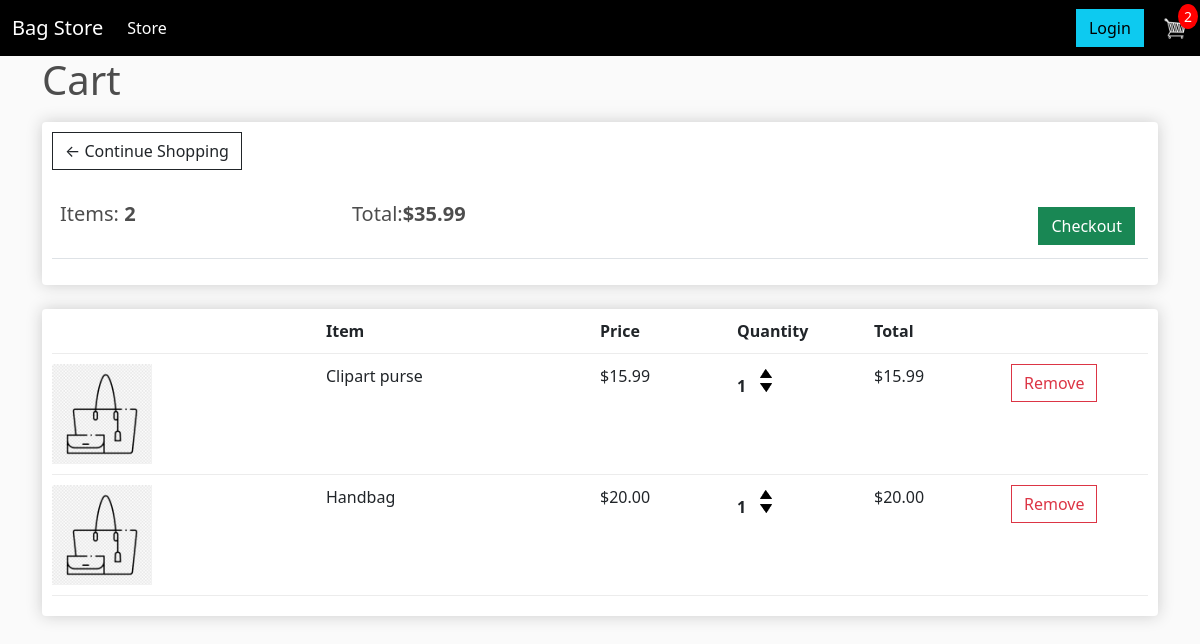
The page /cart/ (signed in) on the database as committed earlier.
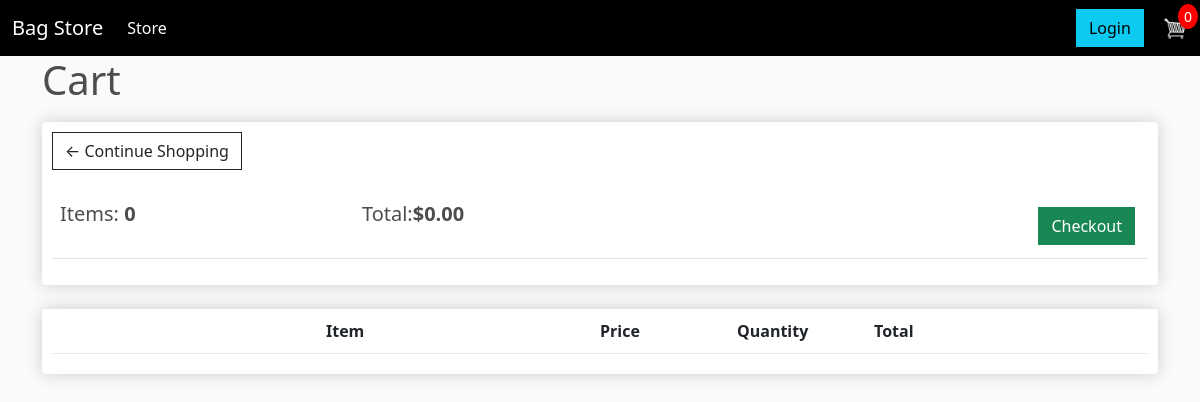
The same page on the database as committed later.
### storeapp/models.py (models this page shows, shortened)
class Order(models.Model):
    customer = models.ForeignKey(Customer, null=True, blank=True, on_delete=models.SET_NULL)
    date_ordered = models.DateTimeField(auto_now_add=True)
    complete = models.BooleanField(default=False)
    transaction_id = models.CharField(max_length=100, null=True)
    @property
    def get_cart_total(self):
        orderitems = self.orderitem_set.all()
        total = sum([item.get_total for item in orderitems])
        return total
    @property
    def get_cart_items(self):
        orderitems = self.orderitem_set.all()
        total = sum([item.quantity for item in orderitems])
        return total

class OrderItem(models.Model):
    product = models.ForeignKey(Product, null=True, blank=True, on_delete=models.SET_NULL)
    order = models.ForeignKey(Order, null=True, blank=True, on_delete=models.SET_NULL)
    quantity = models.IntegerField(default=0)
    date_added = models.DateTimeField(auto_now_add=True)
    @property
    def get_total(self):
        total = self.product.price * self.quantity
        return total

class Product(models.Model):
    name = models.CharField(max_length=100, null=True)
    price = models.DecimalField(max_digits=10, decimal_places=2)
    stock = models.IntegerField()
    description = models.CharField(max_length=255, null=True)
    image = models.ImageField(null=True, blank=True)
    CHAIN_CHOICES = [
        ('silver', 'Silver'),
        ('gold', 'Gold'),
        ('no chain', 'No chain')
    ]
    SIZE_CHOICES = [
        ('S', 'Small'),
        ('M', 'Medium'),
        ('L', 'Large'),
    ]
    COLOR_CHOICES = [
        ("black", "Black"),
        ("white", "White"),
        ("red", "Red"),
        ("blue", "Blue"),
        ("yellow", "Yellow"),
        ("purple", "Purple"),
        ("green", "Green"),
        ("orange", "Orange"),
        ("pink", "Pink"),
        ("brown", "Brown"),
        ("gray", "Gray"),
    ]
    chain_type = models.CharField(max_length=10, choices=CHAIN_CHOICES, default="no chain")
    size_type = models.CharField(max_length=10, choices=SIZE_CHOICES, default="S")
    color = models.CharField(max_length=10, choices=COLOR_CHOICES, default="black")
    @property
    def imageURL(self):
        try:
            url = self.image.url
        except AttributeError:
            url = ''
        return url

### storeapp/views.py (the view)
# urls.py: path('cart/', views.cart, name='cart'),
def cart(request):
    if request.user.is_authenticated:
        customer = request.user.customer
        order, created = Order.objects.get_or_create(customer=customer, complete=False)
        items = order.orderitem_set.all()
        cartItems = order.get_cart_items
    else:
        items = []
        order = {'get_cart_total': 0, 'get_cart_items': 0}
        cartItems = order['get_cart_items']
    context = {'items': items, 'order': order, 'cartItems': cartItems}
    return render(request, 'store/cart.html', context)

### storeapp/templates/store/cart.html (shortened to what this page needs)
{% extends 'store/base.html' %}
{% load static %}
{% block content%}
<h1>Cart</h1>
<div class="row">
    <div class="col-lg-12">
        <div class="box-element">
            <a class="btn btn-outline-dark" href="{% url 'store' %}">&#x2190; Continue Shopping</a>
            <br>
            <br>
            <table class="table">
                <tr>
                    <th><h5>Items: <strong>{{order.get_cart_items}}</strong></h5></th>
                    <th><h5>Total:<strong>${{order.get_cart_total|floatformat:2}}</strong></h5></th>
                    <th>
                        <a style="float:right; margin:5px;" class="btn btn-success"
                           href="{% url 'checkout' %}">Checkout</a>
                    </th>
                </tr>
            </table>
        </div>
        <br>
        <div class="box-element">
            <div class="cart-row">
                <div style="flex:2"><strong>Item</strong></div>
                <div style="flex:1"><strong>Price</strong></div>
                <div style="flex:1"><strong>Quantity</strong></div>
                <div style="flex:1"><strong>Total</strong></div>
            </div>
            {% for item in items %}
            <div class="cart-row">
                <div style="flex:2"><img class="row-image" src="{{item.product.imageURL}}"></div>
                <div style="flex:2"><p>{{item.product.name}}</p></div>
                <div style="flex:1"><p>${{item.product.price|floatformat:2}}</p></div>
                <div style="flex:1">
                    <p class="quantity">{{item.quantity}}</p>
                    <div class="quantity">
                        <img data-product="{{item.product.id}}"
                            data-action="add" class="chg-quantity update-cart" src="{% static  'images/arrow-up.png' %}">
                        <img data-product="{{item.product.id}}"
                            data-action="remove" class="chg-quantity update-cart" src="{% static  'images/arrow-down.png' %}">
                    </div>
                </div>
                <div style="flex:1"><p>${{item.get_total|floatformat:2}}</p></div>
                <div style="flex:1">
                    <button data-product="{{item.product.id}}"
                            data-action="delete" class="btn btn-outline-danger add-btn update-cart">Remove</button>
                </div>
            </div>
            {% endfor %}
        </div>
    </div>
</div>
{% endblock content%}

Rows that differ between the two databases and show on the page:
no longer on this page (row edited): Order: get_cart_items "2", get_cart_total "35.99"
no longer on this page (row unchanged): OrderItem: product.imageURL (picture), product.name "Clipart purse", product.price "15.99", quantity "1", get_total "15.99"
no longer on this page (row unchanged): OrderItem: product.imageURL (picture), product.name "Handbag", product.price "20.00", quantity "1", get_total "20.00"
added Order: get_cart_items "0", get_cart_total "0.00"
Other text that changed with them:
{{ cartItems }}: "2" → "0"
